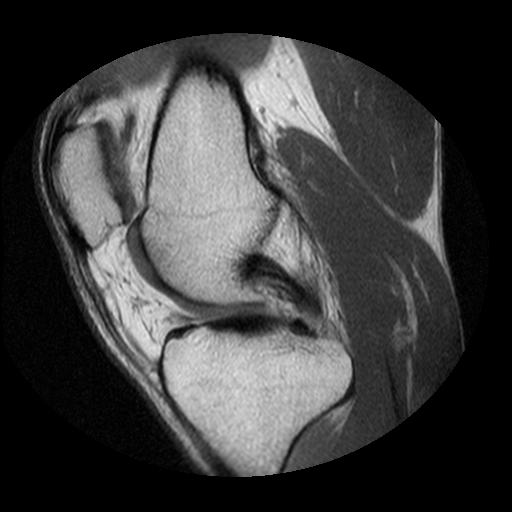
#> input picture knee1.dcm, 512 x 512 px
$ python SlaterMutualInformation.py   (Python 2 division)
#> lines starting #> are read from the running program, lines starting #| are printed output that depends on the picture; long printed decimals are rounded
### SlaterImgLib.py
# SlaterImgLib
# Image processing library
# CS650 Image Processing Dr. Jens Gregor
# Spring 2014
# Doug Slater
# mailto:cds@utk.edu

import dicom, pylab
from numpy import *
from scipy import ndimage
import matplotlib.pyplot as plt
import matplotlib.patches as patches
import matplotlib as mpl
import copy
import sys

def normalizeRadians(radians):
    """ Normalize an angle to pi/2 radians """
    return radians % (pi/2)

def normalizeDegrees(degrees):
    """ Normalize an angle to 90 degrees """
    return degrees % 90

def radians(degrees):
    """ Convert an angle in degrees to radians """
    return degrees*(pi/180)

def degrees(radians):
    """ Convert an angle in radians to degrees """
    return radians*(180/pi)

# [25 lines left out: functions angle, length, drawScaledEigenvectors, not called in this run]

def ShannonEntropy(A, B = None, GetHistogram = False):
    """
    Compute the conditional Shannon entropy H(B|A) of two images A and B
    Credit http://stackoverflow.com/questions/9002715
    """

    if B is None:

        """
        Compute the Shannon entropy H(B) of a single image B
        Credit http://brainacle.com/calculating-image-entropy-with-python-how-and-why.html
        """
        # Get probability distribution of grey values
        histogram, bins = histogram(B)
        P_B = histogram / histogram.sum()

        # Pluim 2003 p.2 equation (2)
        # http://www.cs.jhu.edu/~cis/cista/746/papers/mutual_info_survey.pdf
        H = -sum([p * math.log(p,2) for p in P_B if p != 0])
        return H

    # 2D histogram gives the counts in each cell
    H, A_edges, B_edges = \
        histogram2d(A.ravel(), B.ravel(), bins=min(shape(A))/20)

    # Get the joint probability distribution the images' grey values
    # Divide by the total to get the probability of each cell
    P_AB = H/H.sum()    # P(A,B)

    # Sum over the axes to get their marginal entropy
    P_A = H.sum(1)[:,newaxis]  # P(A) (nx1)
    P_B = H.sum(0)[newaxis,:]  # P(B) (1xn)

    if GetHistogram: return H
    return P_AB, P_A, P_B

def MutualInformation(A, B):
    """
    Compute the mutual information I(A,B) of two 2D images A and B
    """
    I_AB = KullbackLeibler(A, B)  # I(A,B)
    return I_AB
def KullbackLeibler(A, B):
    """
    Compute the Kullback-Leibler distance for two 2D images A and B
    Credit http://stackoverflow.com/questions/9002715
    """
    seterr(all = 'ignore')    # Suppress log div by zero warning

    P_AB, P_A, P_B = ShannonEntropy(A,B) # P(B,A), P(A), P(B)

    # Pluim 2003 p.4 eq. (7)
    # http://www.cs.jhu.edu/~cis/cista/746/papers/mutual_info_survey.pdf
    KL = P_AB * log(P_AB/(P_A*P_B)) # Get information contribution
    I_AB = KL[~isnan(KL)].sum()     # Filter nans and sum

    seterr(all = 'warn')
    return I_AB                     # I(A,B)

# [146 lines left out: functions imgCov, imgCentroid, imageApplyHarshWeightingScheme, imgGetMaxPixelValue, imgMadness, imgPad and 2 more, not called in this run]
    #return ndimage.interpolation.rotate(image, theta*180/pi)

def imgTranslate(image, x, y):
    """ Shift a 2D image by x,y """
    return ndimage.interpolation.shift(image, (x,y))

def imgTranslateCentroidToCenter(image):
    """ Translate a centroid of a 2D image to its geometric center """
    return imgTranslateToOrigin(image, toCenter=True)

# [136 lines left out: functions imgTranslateToOrigin, imgRegister, not called in this run]

### SlaterMutualInformation.py
import dicom, pylab
from SlaterImgLib import *

def showPlot(plotBoundary):
    # Draw origin
    pylab.axvline(0,-100,100, color='k')
    pylab.axhline(0,-100,100, color='k')

    # Axes' bounds
    s = plotBoundary
    pylab.axis([-s,s,-s,s])

    pylab.xlabel("X")
    pylab.ylabel("Y")
    pylab.show()

def main():
    A = dicom.read_file("knee1.dcm").pixel_array
#> A is the input picture: shape (512, 512) uint16; min 0, max 473, mean 113
    B = dicom.read_file("knee2.dcm").pixel_array
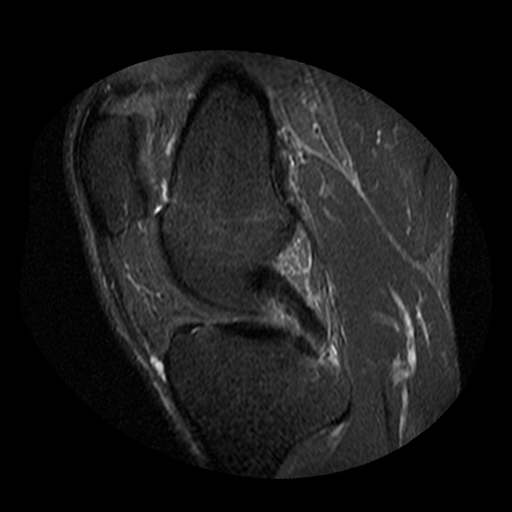
#> input picture knee2.dcm, 512 x 512 px
#> B is the input picture: shape (512, 512) uint16; min 0, max 494, mean 49.6

    I_AB = MutualInformation(A,B)
#> in ShannonEntropy, `H, A_edges, B_edges = \ histogram2d(A.ravel(), B.ravel(), bins=min(sha..`:
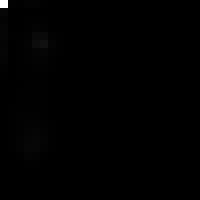
#> H: shape (25, 25) float64 (shown 8 times larger); min 0, max 108039, mean 419.4; drawn with min black and max white
#> in ShannonEntropy, `H, A_edges, B_edges = \ histogram2d(A.ravel(), B.ravel(), bins=min(sha..`: A_edges = 26 values from 0 to 473; B_edges = 26 values from 0 to 494
#> in ShannonEntropy, `P_A = H.sum(1)[:,newaxis]`: P_A = 25 values, max 113715 at index 0, min 4 at index 24, mean 10485.8
#> in KullbackLeibler, `KL = P_AB * log(P_AB/(P_A*P_B))`:
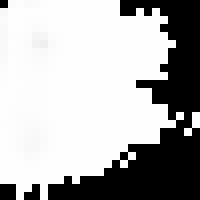
#> KL: shape (25, 25) float64 (shown 8 times larger); 30.24% of the values are NaN or infinite; the others: min -10.01, max -8.06e-05, mean -0.0562; drawn with min black, max white, NaN and infinite black
#> in KullbackLeibler, `I_AB = KL[~isnan(KL)].sum()`: I_AB = -24.5
#> I_AB = -24.5
    I_BA = MutualInformation(B,A)
#> in KullbackLeibler (call 2), `P_AB, P_A, P_B = ShannonEntropy(A,B)`: P_A = 25 values, max 128054 at index 0, min 1 at index 22, mean 10485.8
#> in KullbackLeibler (call 2), `KL = P_AB * log(P_AB/(P_A*P_B))`:
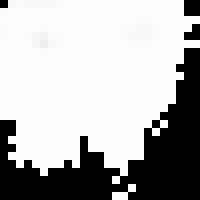
#> KL: shape (25, 25) float64 (shown 8 times larger); 30.24% of the values are NaN or infinite; the others: min -10.01, max -8.06e-05, mean -0.0562; drawn with min black, max white, NaN and infinite black
#> I_BA = -24.5
    I_AA = MutualInformation(A,A)
#> in KullbackLeibler (call 3), `P_AB, P_A, P_B = ShannonEntropy(A,B)`: P_A = 25 values, max 113715 at index 0, min 4 at index 24, mean 10485.8
#> in KullbackLeibler (call 3), `KL = P_AB * log(P_AB/(P_A*P_B))`:
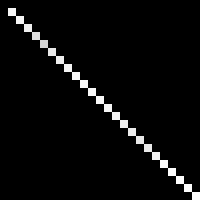
#> KL: shape (25, 25) float64 (shown 8 times larger); 96% of the values are NaN or infinite; the others: min -10.46, max -0.000212, mean -0.906; drawn with min black, max white, NaN and infinite black
#> in KullbackLeibler (call 3), `I_AB = KL[~isnan(KL)].sum()`: I_AB = -22.64
#> I_AA = -22.64
    print I_AB
#| -24.501
    print I_BA
#| -24.501
    print I_AA
#| -22.644

    JointHistogram = ShannonEntropy(A, B, GetHistogram = True)
    pylab.imshow(JointHistogram)
    showPlot(max(JointHistogram.shape))
#> in showPlot, `pylab.show()`:
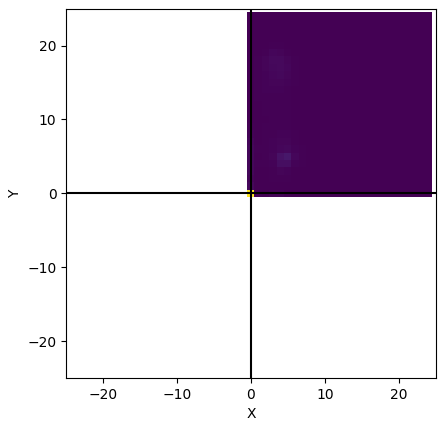
#> figure drawn by matplotlib, 1 panel

if __name__ == "__main__":
    main()
